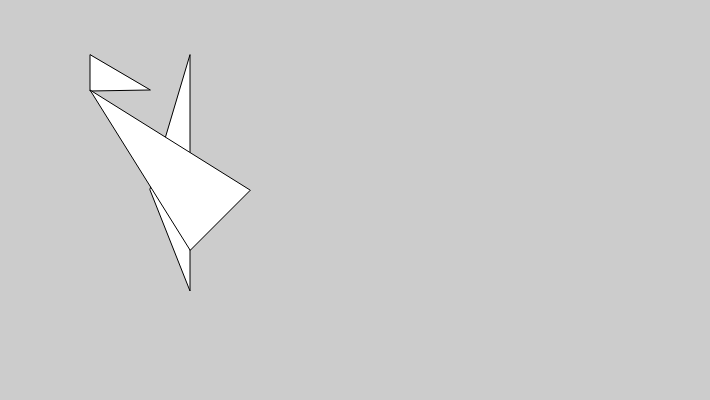
Frame 1 (no input)
Frame 60 (no input): identical to frame 1, image omitted
Frame 120 (the mouse pressed at the canvas centre since frame 60): identical to frame 1, image omitted

The p5.js sketch that drew this single still picture (run headless with seeded random() and noise() and a simulated clock; from frame 60 on, the mouse is pressed at the canvas centre):

// p5.js sketch
// ── sketch.js
function setup() {
    createCanvas(710, 400);
  }
  
  function draw() {
   
  
    background(204);
   
    
    triangle(90, 55, 90, 91,150, 90);
    triangle(190, 55, 190, 291,150, 190);
    triangle(190, 250, 90, 90,250, 190);

  }
  
